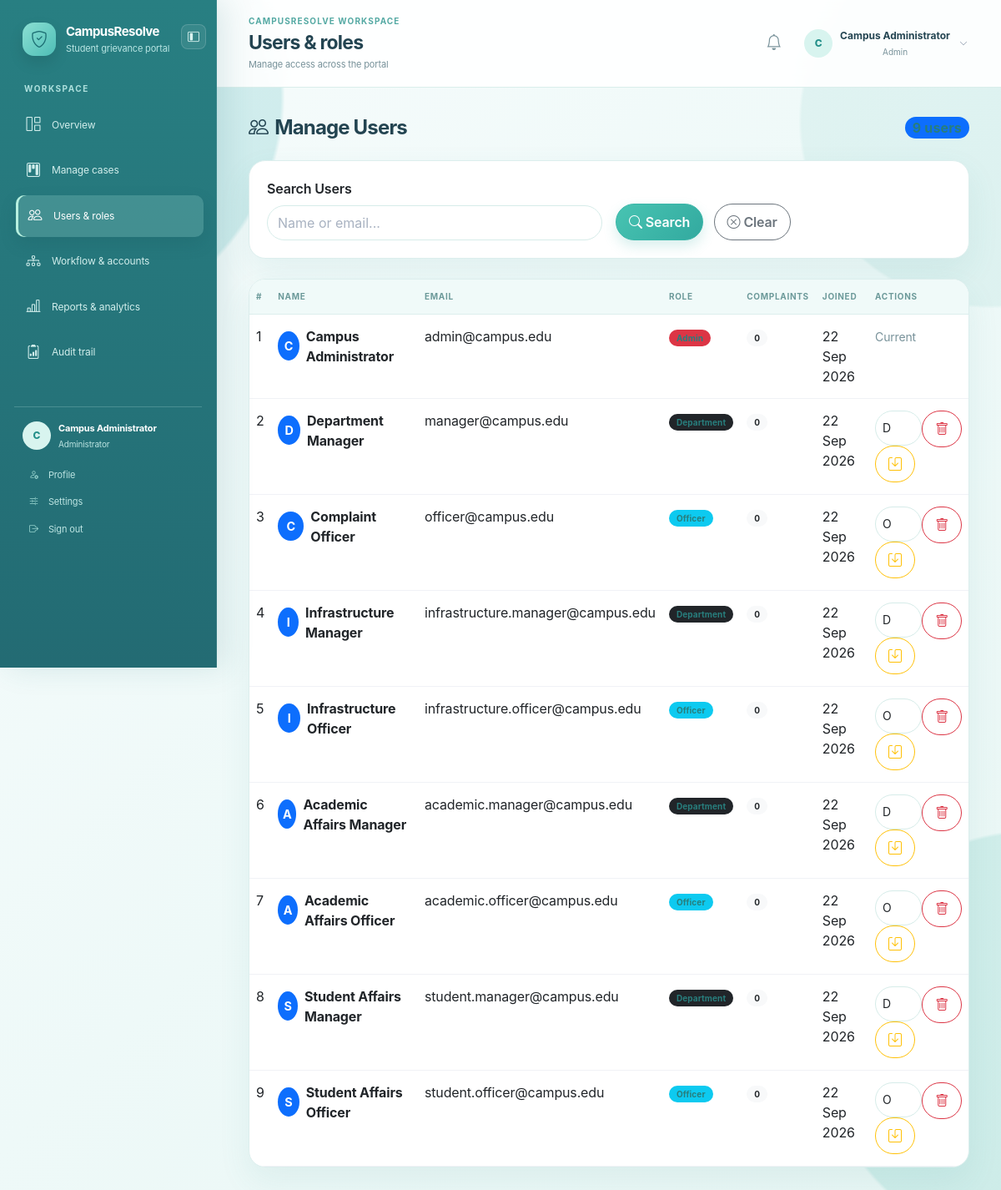
/admin_users.php (signed in), run on the app's committed database.
### tables this page shows
CREATE TABLE IF NOT EXISTS `users` (
  `id` INT AUTO_INCREMENT PRIMARY KEY,
  `full_name` VARCHAR(100) NOT NULL,
  `email` VARCHAR(150) NOT NULL UNIQUE,
  `password` VARCHAR(255) NOT NULL,
  `role` ENUM('user','admin','department','officer') NOT NULL DEFAULT 'user',
  `department_id` INT DEFAULT NULL,
  `is_active` TINYINT(1) NOT NULL DEFAULT 1,
  `created_at` TIMESTAMP DEFAULT CURRENT_TIMESTAMP,
  CONSTRAINT `fk_users_department` FOREIGN KEY (`department_id`) REFERENCES `departments`(`id`) ON DELETE SET NULL,
  INDEX `idx_users_role_active` (`role`, `is_active`)
);

### includes/security.php (called while the page is built, shortened)
<?php
function role_home(?string $role = null): string
{
    $role = $role ?? ($_SESSION['user_role'] ?? 'user');
    return match ($role) {
        'admin' => 'admin_dashboard.php',
        'department' => 'department_dashboard.php',
        'officer' => 'officer_dashboard.php',
        default => 'dashboard.php',
    };
}
?>

### admin_users.php (the view, shortened to what this page needs)
<?php
require_once 'config.php';
$search = trim($_GET['search'] ?? '');
$where_sql = '';
$sql = "SELECT u.*, (SELECT COUNT(*) FROM complaints WHERE user_id = u.id) as complaint_count FROM users u $where_sql ORDER BY u.created_at DESC";
$stmt = $conn->prepare($sql);
$stmt->execute();
$users = $stmt->get_result()->fetch_all(MYSQLI_ASSOC);
?>
<!DOCTYPE html>
<html lang="en">
<head>
    <link href="https://cdn.jsdelivr.net/npm/bootstrap@5.3.0/dist/css/bootstrap.min.css" rel="stylesheet">
    <link rel="stylesheet" href="https://cdn.jsdelivr.net/npm/bootstrap-icons@1.10.0/font/bootstrap-icons.css">
    <link rel="stylesheet" href="assets/css/style.css?v=sidebar-collapse-20260922-1">
</head>
<body>
    <div class="d-flex">
        <?php include 'includes/sidebar.php'; ?>
        <div class="flex-grow-1">
            <?php include 'includes/topbar.php'; ?>
            <main class="p-4">
                <div class="d-flex justify-content-between align-items-center mb-4">
                    <h4 class="fw-bold mb-0"><i class="bi bi-people me-2"></i>Manage Users</h4>
                    <span class="badge bg-primary fs-6"><?= count($users) ?> users</span>
                </div>
                <div class="card border-0 shadow-sm mb-4">
                    <div class="card-body">
                        <form method="GET" class="row g-3 align-items-end">
                            <div class="col-md-6">
                                <label class="form-label fw-semibold">Search Users</label>
                                <input type="text" name="search" class="form-control" placeholder="Name or email..." value="<?= htmlspecialchars($search) ?>">
                            </div>
                            <div class="col-md-6">
                                <button type="submit" class="btn btn-primary me-2"><i class="bi bi-search me-1"></i>Search</button>
                                <a href="admin_users.php" class="btn btn-outline-secondary"><i class="bi bi-x-circle me-1"></i>Clear</a>
                            </div>
                        </form>
                    </div>
                </div>
                <div class="card border-0 shadow-sm">
                    <div class="card-body p-0">
                        <div class="table-responsive">
                            <table class="table table-hover mb-0">
                                <thead class="table-light">
                                    <tr>
                                        <th>#</th>
                                        <th>Name</th>
                                        <th>Email</th>
                                        <th>Role</th>
                                        <th>Complaints</th>
                                        <th>Joined</th>
                                        <th>Actions</th>
                                    </tr>
                                </thead>
                                <tbody>
                                    <?php if (empty($users)): ?>
                                    <tr><td colspan="7" class="text-center text-muted py-4">No users found.</td></tr>
                                    <?php else: ?>
                                    <?php foreach ($users as $u): ?>
                                    <tr>
                                        <td><?= $u['id'] ?></td>
                                        <td>
                                            <div class="d-flex align-items-center">
                                                <div class="bg-primary text-white rounded-circle d-flex align-items-center justify-content-center me-2" style="width:35px;height:35px;font-size:0.9rem;">
                                                    <?= strtoupper(substr($u['full_name'], 0, 1)) ?>
                                                </div>
                                                <strong><?= htmlspecialchars($u['full_name']) ?></strong>
                                            </div>
                                        </td>
                                        <td><?= htmlspecialchars($u['email']) ?></td>
                                        <td>
                                            <span class="badge <?= $u['role'] === 'admin' ? 'bg-danger' : ($u['role'] === 'officer' ? 'bg-info' : ($u['role'] === 'department' ? 'bg-dark' : 'bg-primary')) ?>">
                                                <?= ucfirst($u['role']) ?>
                                            </span>
                                        </td>
                                        <td><span class="badge bg-light text-dark"><?= $u['complaint_count'] ?></span></td>
                                        <td><?= date('d M Y', strtotime($u['created_at'])) ?></td>
                                        <td>
                                            <?php if ($u['id'] !== (int)$_SESSION['user_id']): ?>
                                            <div class="btn-group btn-group-sm">
                                                <form method="POST" class="d-inline">
                                                    <select name="new_role" class="form-select form-select-sm" aria-label="Change role">
                                                        <?php foreach (['user','admin','department','officer'] as $role): ?><option value="<?= $role ?>" <?= $u['role'] === $role ? 'selected' : '' ?>><?= ucfirst($role) ?></option><?php endforeach; ?>
                                                    </select>
                                                    <button type="submit" name="update_role" class="btn btn-outline-warning" title="Save Role"><i class="bi bi-save"></i></button>
                                                </form>
                                                <form method="POST" class="d-inline" onsubmit="return confirm('Are you sure you want to delete this user? All their complaints will also be deleted.')">
                                                    <button type="submit" name="delete_user" class="btn btn-outline-danger" title="Delete User">
                                                        <i class="bi bi-trash"></i>
                                                    </button>
                                                </form>
                                            </div>
                                            <?php else: ?>
                                            <span class="text-muted"><small>Current</small></span>
                                            <?php endif; ?>
                                        </td>
                                    </tr>
                                    <?php endforeach; ?>
                                    <?php endif; ?>
                                </tbody>
                            </table>
                        </div>
                    </div>
                </div>
            </main>
        </div>
    </div>
</body>
</html>

### includes/sidebar.php (shortened to what this page needs)
<?php
$unread_count = 0;
if (isset($_SESSION['user_id'])) {
    $notif_stmt = $conn->prepare("SELECT COUNT(*) as cnt FROM notifications WHERE user_id = ? AND is_read = 0");
    if ($notif_stmt) {
        $notif_stmt->bind_param('i', $_SESSION['user_id']);
        $notif_stmt->execute();
        $notif_result = $notif_stmt->get_result()->fetch_assoc();
        $unread_count = (int) ($notif_result['cnt'] ?? 0);
    }
}
$current_page = basename($_SERVER['PHP_SELF']);
$role = $_SESSION['user_role'] ?? 'user';
$role_label = ['admin' => 'Administrator', 'department' => 'Department team', 'officer' => 'Case officer', 'user' => 'Student'][$role] ?? ucfirst($role);
$initial = strtoupper(substr(trim($_SESSION['user_name'] ?? 'U'), 0, 1));
function sidebar_link(string $page, string $icon, string $label, string $current_page, ?int $badge = null): void {
    $active = $page === $current_page ? ' active' : '';
    echo '<li class="nav-item"><a class="nav-link' . $active . '" href="' . htmlspecialchars($page) . '"><i class="bi ' . htmlspecialchars($icon) . '"></i><span>' . htmlspecialchars($label) . '</span>';
    echo '</a></li>';
}
?>
<nav id="primary-navigation" class="sidebar" aria-label="Primary navigation">
    <div class="sidebar-brand">
        <a href="<?= htmlspecialchars(role_home($role)) ?>" class="brand-lockup">
            <span class="brand-mark"><i class="bi bi-shield-check"></i></span>
            <span><strong>CampusResolve</strong><small>Student grievance portal</small></span>
        </a>
        <button class="sidebar-collapse-toggle" type="button" data-sidebar-collapse aria-label="Collapse sidebar" aria-expanded="true" aria-controls="primary-navigation" title="Collapse sidebar">
            <i class="bi bi-layout-sidebar-inset"></i>
        </button>
    </div>
    <div class="sidebar-label">Workspace</div>
    <ul class="nav flex-column sidebar-nav">
        <?php if ($role === 'admin'): ?>
            <?php sidebar_link('admin_dashboard.php', 'bi-grid-1x2', 'Overview', $current_page); ?>
        <?php elseif ($role === 'department'): ?>
            <?php sidebar_link('department_dashboard.php', 'bi-building', 'Department queue', $current_page); ?>
            <?php sidebar_link('notifications.php', 'bi-bell', 'Notifications', $current_page, $unread_count); ?>
        <?php elseif ($role === 'officer'): ?>
            <?php sidebar_link('officer_dashboard.php', 'bi-person-badge', 'Assigned cases', $current_page); ?>
            <?php sidebar_link('notifications.php', 'bi-bell', 'Notifications', $current_page, $unread_count); ?>
        <?php endif; ?>
    </ul>
    <div class="sidebar-spacer"></div>
    <div class="sidebar-footer">
        <div class="sidebar-user">
            <span class="sidebar-avatar"><?= htmlspecialchars($initial) ?></span>
            <span><strong><?= htmlspecialchars($_SESSION['user_name'] ?? 'User') ?></strong><small><?= htmlspecialchars($role_label) ?></small></span>
        </div>
        <div class="sidebar-footer-links">
            <a href="profile.php"><i class="bi bi-person-gear"></i> Profile</a>
            <a href="settings.php"><i class="bi bi-sliders2"></i> Settings</a>
            <a href="logout.php" class="logout-link"><i class="bi bi-box-arrow-right"></i> Sign out</a>
        </div>
    </div>
    <div class="sidebar-resize-handle" data-sidebar-resize role="separator" aria-label="Resize navigation sidebar" aria-orientation="vertical" aria-valuemin="220" aria-valuemax="380" aria-valuenow="260" tabindex="0" title="Drag to resize sidebar"></div>
</nav>

### includes/topbar.php (shortened to what this page needs)
<?php
$page_titles = [
    'dashboard.php' => ['My overview', 'Your complaint activity at a glance'],
    'add_complaint.php' => ['New case', 'Tell us what needs attention'],
    'complaints.php' => ['My cases', 'Track every request in one place'],
    'admin_dashboard.php' => ['Operations overview', 'Monitor the campus resolution pipeline'],
    'admin_complaints.php' => ['Manage cases', 'Review, route, and resolve incoming cases'],
    'admin_users.php' => ['Users & roles', 'Manage access across the portal'],
    'admin_assignments.php' => ['Workflow & accounts', 'Keep ownership and escalation clear'],
    'reports.php' => ['Reports & analytics', 'Turn resolution activity into insight'],
    'admin_audit.php' => ['Audit trail', 'Review every important system action'],
    'department_dashboard.php' => ['Department queue', 'Prioritize the cases assigned to your team'],
    'officer_dashboard.php' => ['Assigned cases', 'Work through your active resolution queue'],
    'notifications.php' => ['Notifications', 'Stay current on complaint activity'],
    'profile.php' => ['My profile', 'Keep your account details up to date'],
    'settings.php' => ['Settings', 'Control your portal preferences']
];
[$page_title, $page_subtitle] = $page_titles[basename($_SERVER['PHP_SELF'])] ?? ['CampusResolve', 'Student grievance portal'];
$top_initial = strtoupper(substr(trim($_SESSION['user_name'] ?? 'U'), 0, 1));
$top_role = $_SESSION['user_role'] ?? 'user';
?>
<header class="app-topbar">
    <div class="topbar-heading">
        <div><p class="topbar-eyebrow">CampusResolve workspace</p><h1><?= htmlspecialchars($page_title) ?></h1><p class="topbar-subtitle"><?= htmlspecialchars($page_subtitle) ?></p></div>
    </div>
    <div class="topbar-actions">
        <a href="notifications.php" class="topbar-notifications" aria-label="View notifications"><i class="bi bi-bell"></i><?php if (!empty($unread_count)): ?><span><?= $unread_count > 99 ? '99+' : $unread_count ?></span><?php endif; ?></a>
        <div class="dropdown account-dropdown">
            <button class="topbar-user account-trigger" type="button" data-bs-toggle="dropdown" aria-expanded="false">
                <span class="topbar-avatar"><?= htmlspecialchars($top_initial) ?></span><span class="topbar-user-copy"><strong><?= htmlspecialchars($_SESSION['user_name'] ?? 'User') ?></strong><small><?= htmlspecialchars(ucfirst($top_role)) ?></small></span><i class="bi bi-chevron-down account-chevron"></i>
            </button>
        </div>
    </div>
</header>

### data on the page
users: id "1", full_name "C", full_name "Campus Administrator", email "admin@campus.edu", complaint_count "0", created_at "22 Sep 2026", shows "Current"
users: id "2", full_name "D", full_name "Department Manager", email "manager@campus.edu", role "Department", complaint_count "0", created_at "22 Sep 2026", new_role "Department"
users: id "3", full_name "C", full_name "Complaint Officer", email "officer@campus.edu", role "Officer", complaint_count "0", created_at "22 Sep 2026", new_role "Officer"
users: id "4", full_name "I", full_name "Infrastructure Manager", email "infrastructure.manager@campus.edu", role "Department", complaint_count "0", created_at "22 Sep 2026", new_role "Department"
users: id "5", full_name "I", full_name "Infrastructure Officer", email "infrastructure.officer@campus.edu", role "Officer", complaint_count "0", created_at "22 Sep 2026", new_role "Officer"
users: id "6", full_name "A", full_name "Academic Affairs Manager", email "academic.manager@campus.edu", role "Department", complaint_count "0", created_at "22 Sep 2026", new_role "Department"
users: id "7", full_name "A", full_name "Academic Affairs Officer", email "academic.officer@campus.edu", role "Officer", complaint_count "0", created_at "22 Sep 2026", new_role "Officer"
users: id "8", full_name "S", full_name "Student Affairs Manager", email "student.manager@campus.edu", role "Department", complaint_count "0", created_at "22 Sep 2026", new_role "Department"
users: id "9", full_name "S", full_name "Student Affairs Officer", email "student.officer@campus.edu", role "Officer", complaint_count "0", created_at "22 Sep 2026", new_role "Officer"

### other printed values
$label "Overview Manage cases Users & roles Workflow & accounts Reports & analytics Audit trail"
$initial "C"
$_SESSION['user_name'] "Campus Administrator"
$role_label "Administrator"
$page_title "Users & roles"
$page_subtitle "Manage access across the portal"
$top_initial "C"
$top_role "Admin"
